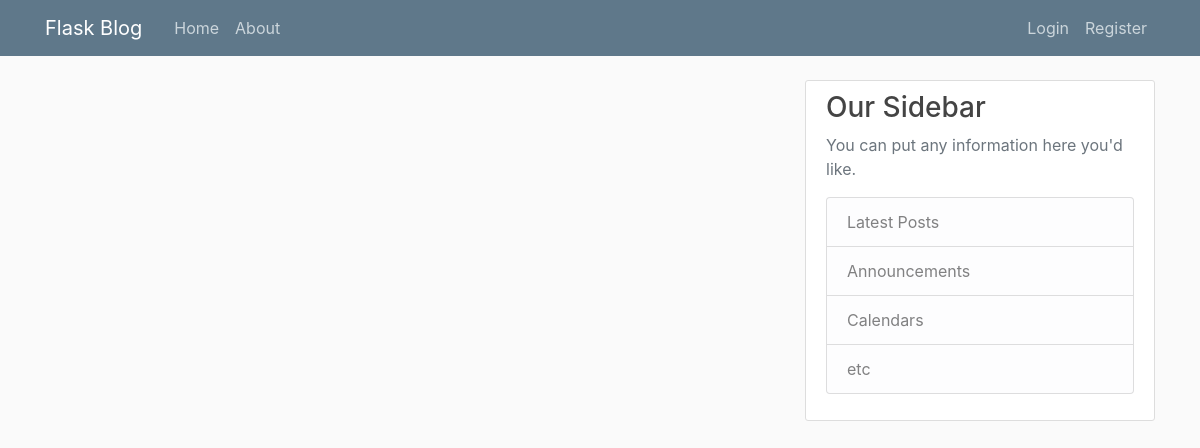
The app's page /home, older data.
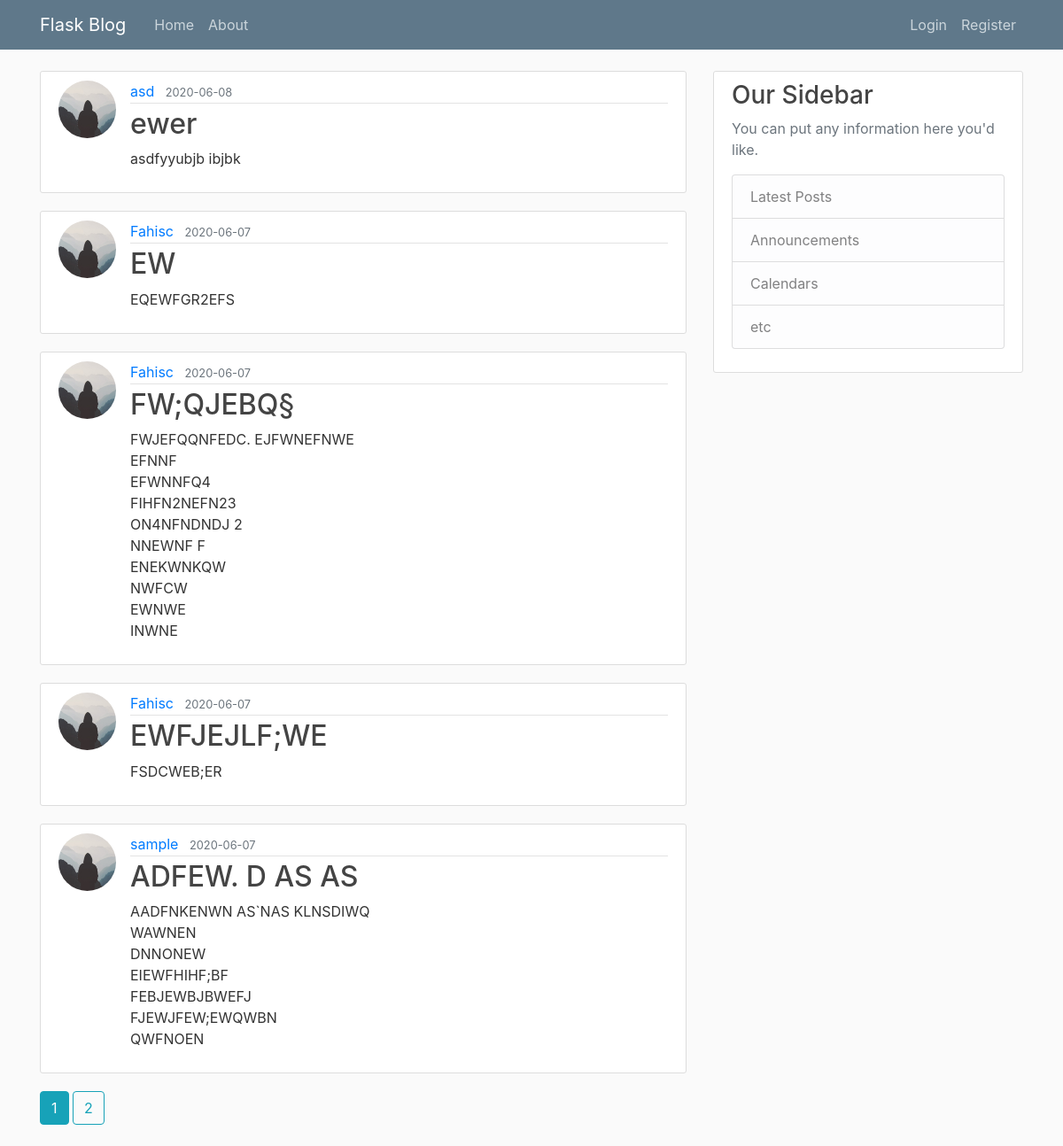
The same page, newer data.
### flaskblog/models.py (models this page shows, shortened)
class Post(db.Model):
    id = db.Column(db.Integer, primary_key=True)
    title = db.Column(db.String(100), nullable=False)
    date_posted = db.Column(db.DateTime, nullable=False, default=datetime.utcnow)
    content = db.Column(db.Text, nullable=False)
    user_id = db.Column(db.Integer, db.ForeignKey('user.id'), nullable=False)

class User(db.Model, UserMixin):
    id = db.Column(db.Integer, primary_key=True)
    username = db.Column(db.String(20), unique=True, nullable=False)
    email = db.Column(db.String(120), unique=True, nullable=False)
    image_file = db.Column(db.String(20), nullable=False, default='default.jpg')
    password = db.Column(db.String(60), nullable=False)
    posts = db.relationship('Post', backref='author', lazy=True)

### flaskblog/main/routes.py (the view)
@main.route("/")
@main.route("/home")
def home():
    page = request.args.get('page', 1, type=int)
    posts = Post.query.order_by(Post.date_posted.desc()).paginate(page=page, per_page=5)
    return render_template('home.html', posts=posts)

### flaskblog/templates/home.html
{% extends "layout.html" %}
{% block content %}
    {% for post in posts.items %}
        <article class="media content-section">
          <img class="rounded-circle article-img" src="{{ url_for('static', filename='profile_pics/' + post.author.image_file) }}">
          <div class="media-body">
            <div class="article-metadata">
              <a class="mr-2" href="{{ url_for('users.user_posts', username=post.author.username) }}">{{ post.author.username }}</a>
              <small class="text-muted">{{ post.date_posted.strftime('%Y-%m-%d') }}</small>
            </div>
            <h2><a class="article-title" href="{{ url_for('posts.post', post_id=post.id) }}">{{ post.title }}</a></h2>
            <p class="article-content">{{ post.content }}</p>
          </div>
        </article>
    {% endfor %}
    {% for page_num in posts.iter_pages(left_edge=1, right_edge=1, left_current=1, right_current=2) %}
      {% if page_num %}
        {% if posts.page == page_num %}
          <a class="btn btn-info mb-4" href="{{ url_for('main.home', page=page_num) }}">{{ page_num }}</a>
        {% else %}
          <a class="btn btn-outline-info mb-4" href="{{ url_for('main.home', page=page_num) }}">{{ page_num }}</a>
        {% endif %}
      {% else %}
        ...
      {% endif %}
    {% endfor %}
{% endblock content %}

### flaskblog/templates/layout.html (shortened to what this page needs)
<!DOCTYPE html>
<html>
<head>
    <link rel="stylesheet" href="https://maxcdn.bootstrapcdn.com/bootstrap/4.0.0/css/bootstrap.min.css">
    <link rel="stylesheet" type="text/css" href="{{ url_for('static', filename='main.css') }}">
</head>
<body>
    <header class="site-header">
        <nav class="navbar navbar-expand-md navbar-dark bg-steel fixed-top">
            <div class="container">
            <a class="navbar-brand mr-4" href="/">Flask Blog</a>
            <div class="collapse navbar-collapse" id="navbarToggle">
                <div class="navbar-nav mr-auto">
                <a class="nav-item nav-link" href="{{ url_for('main.home') }}">Home</a>
                <a class="nav-item nav-link" href="{{ url_for('main.about') }}">About</a>
                </div>
                <div class="navbar-nav">
                {% if current_user.is_authenticated %}
                    <a class="nav-item nav-link" href="{{ url_for('posts.new_post') }}">New Post</a>
                    <a class="nav-item nav-link" href="{{ url_for('users.account') }}">Account</a>
                    <a class="nav-item nav-link" href="{{ url_for('users.logout') }}">Logout</a>
                {% else %}
                    <a class="nav-item nav-link" href="{{ url_for('users.login') }}">Login</a>
                    <a class="nav-item nav-link" href="{{ url_for('users.register') }}">Register</a>
                {% endif %}
                </div>
            </div>
            </div>
        </nav>
        </header>
        <main role="main" class="container">
        <div class="row">
            <div class="col-md-8">
            {% block content %}{% endblock %}
            </div>
            <div class="col-md-4">
            <div class="content-section">
                <h3>Our Sidebar</h3>
                <p class='text-muted'>You can put any information here you'd like.
                <ul class="list-group">
                    <li class="list-group-item list-group-item-light">Latest Posts</li>
                    <li class="list-group-item list-group-item-light">Announcements</li>
                    <li class="list-group-item list-group-item-light">Calendars</li>
                    <li class="list-group-item list-group-item-light">etc</li>
                </ul>
                </p>
            </div>
            </div>
        </div>
    </main>
</body>
</html>

### flaskblog/static/main.css (style rules this page uses)
body { background: #fafafa; color: #333333; margin-top: 5rem; }
h1, h2, h3, h4, h5, h6 { color: #444444; }
.bg-steel { background-color: #5f788a; }
.site-header .navbar-nav .nav-link { color: #cbd5db; }
.content-section { background: #ffffff; padding: 10px 20px; border: 1px solid #dddddd; border-radius: 3px; margin-bottom: 20px; }
.article-title { color: #444444; }
.article-content { white-space: pre-line; }
.article-img { height: 65px; width: 65px; margin-right: 16px; }
.article-metadata { padding-bottom: 1px; margin-bottom: 4px; border-bottom: 1px solid #e3e3e3 }

Row changes from the older to the newer data that the page shows:
added Post: image_file (placeholder picture), author.username "asd", date_posted "2020-06-08", title "ewer", content "asdfyyubjb ibjbk"
added Post: image_file (placeholder picture), author.username "Fahisc", date_posted "2020-06-07", title "EW", content "EQEWFGR2EFS"
added Post: image_file (placeholder picture), author.username "Fahisc", date_posted "2020-06-07", title "FW;QJEBQ§", content "FWJEFQQNFEDC. EJFWNEFNWE EFNNF EFWNNFQ4 FIHFN2NEFN23 ON4NFNDNDJ 2 NNEWNF F ENEKWNKQW NWFCW EWNWE INWNE"
added Post: image_file (placeholder picture), author.username "Fahisc", date_posted "2020-06-07", title "EWFJEJLF;WE", content "FSDCWEB;ER"
added Post: image_file (placeholder picture), author.username "sample", date_posted "2020-06-07", title "ADFEW. D AS AS", content "AADFNKENWN AS`NAS KLNSDIWQ WAWNEN DNNONEW EIEWFHIHF;BF FEBJEWBJBWEFJ FJEWJFEW;EWQWBN QWFNOEN"
Text that changed along with them:
new list line: "1"
new list line: "2"
